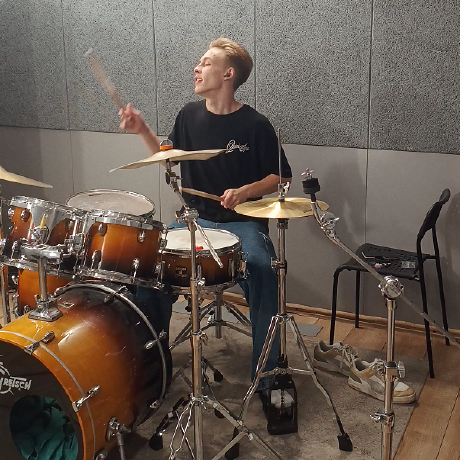
#> input picture input/profile.jpg, 460 x 460 px
$ python generate_ascii.py
#> lines starting #> are read from the running program, lines starting #| are printed output that depends on the picture
#> in image_to_ascii, orig_img is the input picture: PIL image 460x460 RGB; mean R, G, B 102.3, 89.9, 80.4
### src/ascii_converter.py
"""
ASCII portrait converter module.
Converts input photograph into detailed monospace ASCII art for dark and light terminal themes.
"""

import html
from pathlib import Path
from typing import Tuple, List

# ASCII character ramps sorted by visually perceived density
DARK_CHARS = "  ..:--==++**##%%@@"
LIGHT_CHARS = "  ..:--==++**##%%@@"


def crop_upper_body(img):
    """
    Crops the image around the upper body / head & torso area.
    Focuses on the person and removes surrounding margins.
    """
    from PIL import Image
    width, height = img.size
#> width = 460; height = 460
    left = int(width * 0.1)
#> left = 46
    top = int(height * 0.05)
#> top = 23
    right = int(width * 0.9)
#> right = 414
    bottom = int(height * 0.85)
#> bottom = 391
    return img.crop((left, top, right, bottom))
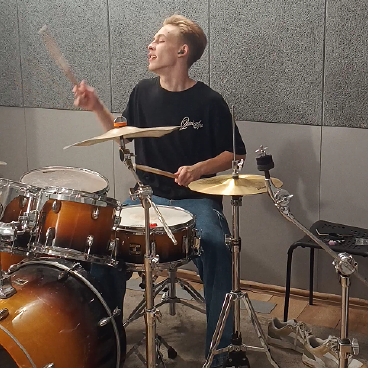
#> returned value: PIL image 368x368 RGB; mean R, G, B 105.4, 92.9, 84


def suppress_background(img, dark_theme: bool = True):
    """
    Suppresses noisy background (like snowy trees) by focusing on central portrait elements
    and applying a soft center radial mask.
    """
#> called with dark_theme = True
    from PIL import Image
    img = img.convert("RGB")
    width, height = img.size
#> width = 368; height = 368

    mask = Image.new("L", (width, height), 0)
#> mask: PIL image 368x368 L; every value is 0
    cx, cy = width / 2.0, height * 0.45
#> cx = 184; cy = 165.6

    mask_pixels = mask.load()
    for y in range(height):
        for x in range(width):
            dx = (x - cx) / (width * 0.48)
            dy = (y - cy) / (height * 0.52)
            dist = (dx * dx + dy * dy) ** 0.5
            if dist < 0.6:
                val = 255
            elif dist < 1.0:
                val = int(255 * (1.0 - (dist - 0.6) / 0.4))
            else:
                val = 0
            mask_pixels[x, y] = val

    # For dark theme, background is black; for light theme, background is white
    bg_color = (0, 0, 0) if dark_theme else (255, 255, 255)
    bg = Image.new("RGB", (width, height), bg_color)
#> bg: PIL image 368x368 RGB; every value is 0
    result = Image.composite(img, bg, mask)
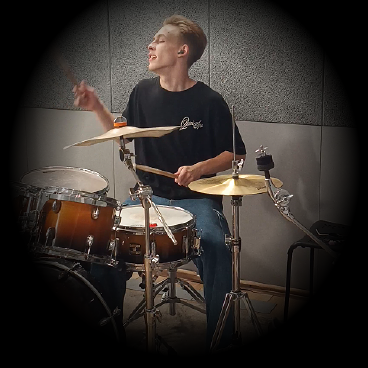
#> result: PIL image 368x368 RGB; mean R, G, B 53.1, 47.5, 43.7
    return result


def image_to_ascii(
    image_path: Path,
    target_width: int = 40,
    target_height: int = 25,
    font_aspect_ratio: float = 0.5,
    dark_theme: bool = True
) -> List[str]:
    """
    Converts image to detailed ASCII text lines.
    """
    if not image_path.exists():
        raise FileNotFoundError(f"Profile photograph not found at {image_path}")

    from PIL import Image, ImageEnhance, ImageOps
    with Image.open(image_path) as orig_img:
        cropped = crop_upper_body(orig_img)
        suppressed = suppress_background(cropped, dark_theme=dark_theme)

        gray = suppressed.convert("L")

        enhancer = ImageEnhance.Contrast(gray)
        gray = enhancer.enhance(1.4)

        sharpener = ImageEnhance.Sharpness(gray)
        gray = sharpener.enhance(1.3)

        gray = ImageOps.autocontrast(gray, cutoff=2)
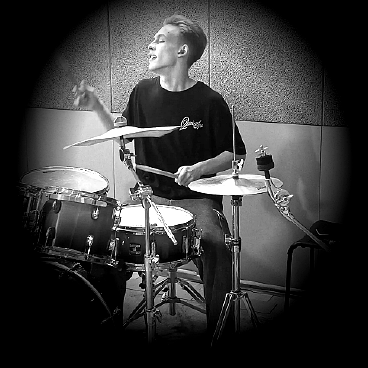
#> gray: PIL image 368x368 L; min 0, max 255, mean 58.3

        scaled_height = int(target_height)
        scaled_width = int(target_width)
        resized = gray.resize((scaled_width, scaled_height), Image.Resampling.LANCZOS)
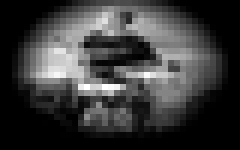
#> resized: PIL image 40x25 L (shown 6 times larger); min 0, max 255, mean 58.4

        pixels = resized.load()
        lines: List[str] = []
        num_chars = len(DARK_CHARS)

        for y in range(scaled_height):
            line_chars: List[str] = []
            for x in range(scaled_width):
                lum = pixels[x, y]

                if dark_theme:
                    # In dark theme, dark pixels (lum < 25) are blank space, bright pixels get chars
                    if lum < 25:
                        char = " "
                    else:
                        idx = int((lum / 255.0) * (num_chars - 1))
                        char = DARK_CHARS[min(idx, num_chars - 1)]
                else:
                    # In light theme, bright background pixels (lum > 230) are blank space, dark pixels get chars
                    if lum > 230:
                        char = " "
                    else:
                        inv_lum = 255 - lum
                        idx = int((inv_lum / 255.0) * (num_chars - 1))
                        char = LIGHT_CHARS[min(idx, num_chars - 1)]

                line_chars.append(char)

            raw_line = "".join(line_chars)
            escaped_line = html.escape(raw_line)
            lines.append(escaped_line)
#> after the loop, lines = 25 items

        return lines


def generate_ascii_assets(
    image_path: Path,
    dark_out_path: Path,
    light_out_path: Path,
    target_width: int = 40,
    target_height: int = 25
) -> Tuple[List[str], List[str]]:
    """
    Generates both dark and light theme ASCII text files.
    """
    dark_lines = image_to_ascii(
        image_path=image_path,
        target_width=target_width,
        target_height=target_height,
        dark_theme=True
    )
#> dark_lines = 25 items

    light_lines = image_to_ascii(
        image_path=image_path,
        target_width=target_width,
        target_height=target_height,
        dark_theme=False
    )
#> call 2 of image_to_ascii, with target_width = 40, target_height = 25, font_aspect_ratio = 0.5, dark_theme = False
#> call 2 of suppress_background, with dark_theme = False
#> in suppress_background (call 2), `bg = Image.new("RGB", (width, height), bg_color)`: bg: PIL image 368x368 RGB; every value is 255
#> in suppress_background (call 2), `result = Image.composite(img, bg, mask)`:
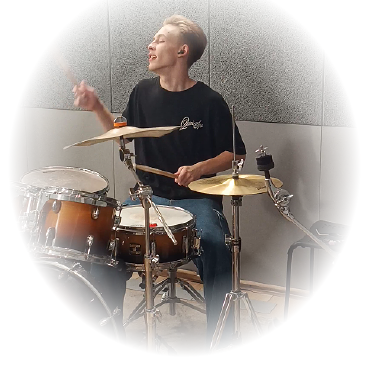
#> result: PIL image 368x368 RGB; mean R, G, B 178.5, 172.9, 169.1
#> in image_to_ascii (call 2), `gray = enhancer.enhance(1.4)`:
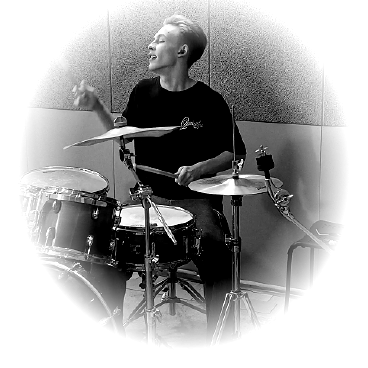
#> gray: PIL image 368x368 L; min 0, max 255, mean 167.5
#> in image_to_ascii (call 2), `resized = gray.resize((scaled_width, scaled_height), Image.Resampling...`:
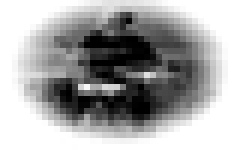
#> resized: PIL image 40x25 L (shown 6 times larger); min 0, max 255, mean 167.6
#> light_lines = 25 items

    dark_out_path.parent.mkdir(parents=True, exist_ok=True)
    light_out_path.parent.mkdir(parents=True, exist_ok=True)

    with open(dark_out_path, "w", encoding="utf-8") as f:
        f.write("\n".join(dark_lines))

    with open(light_out_path, "w", encoding="utf-8") as f:
        f.write("\n".join(light_lines))

    return dark_lines, light_lines

### scripts/generate_ascii.py
#!/usr/bin/env python3
"""
CLI script to generate ASCII portrait assets from input/profile.jpg.
Usage:
    python scripts/generate_ascii.py [--input input/profile.jpg] [--width 40] [--height 25]
"""

import argparse
import sys
from pathlib import Path

# Add project root to path
PROJECT_ROOT = Path(__file__).resolve().parent.parent
sys.path.insert(0, str(PROJECT_ROOT))

from src.ascii_converter import generate_ascii_assets


def main() -> None:
    parser = argparse.ArgumentParser(description="Generate ASCII portrait assets for GitHub Profile SVG.")
    parser.add_argument("--input", type=Path, default=PROJECT_ROOT / "input" / "profile.jpg", help="Path to profile image")
    parser.add_argument("--dark-out", type=Path, default=PROJECT_ROOT / "assets" / "ascii_dark.txt", help="Output dark ASCII path")
    parser.add_argument("--light-out", type=Path, default=PROJECT_ROOT / "assets" / "ascii_light.txt", help="Output light ASCII path")
    parser.add_argument("--width", type=int, default=40, help="ASCII target column width (default 40)")
    parser.add_argument("--height", type=int, default=25, help="ASCII target line height (default 25)")

    args = parser.parse_args()

    print(f"Generating ASCII portrait from {args.input}...")
    dark_lines, light_lines = generate_ascii_assets(
        image_path=args.input,
        dark_out_path=args.dark_out,
        light_out_path=args.light_out,
        target_width=args.width,
        target_height=args.height
    )
#> dark_lines = 25 items; light_lines = 25 items
    print(f"Successfully generated ASCII assets ({len(dark_lines)} lines x ~{args.width} cols)")
#| Successfully generated ASCII assets (25 lines x ~40 cols)
    print(f"Dark mode asset saved to: {args.dark_out}")
    print(f"Light mode asset saved to: {args.light_out}")


if __name__ == "__main__":
    main()
